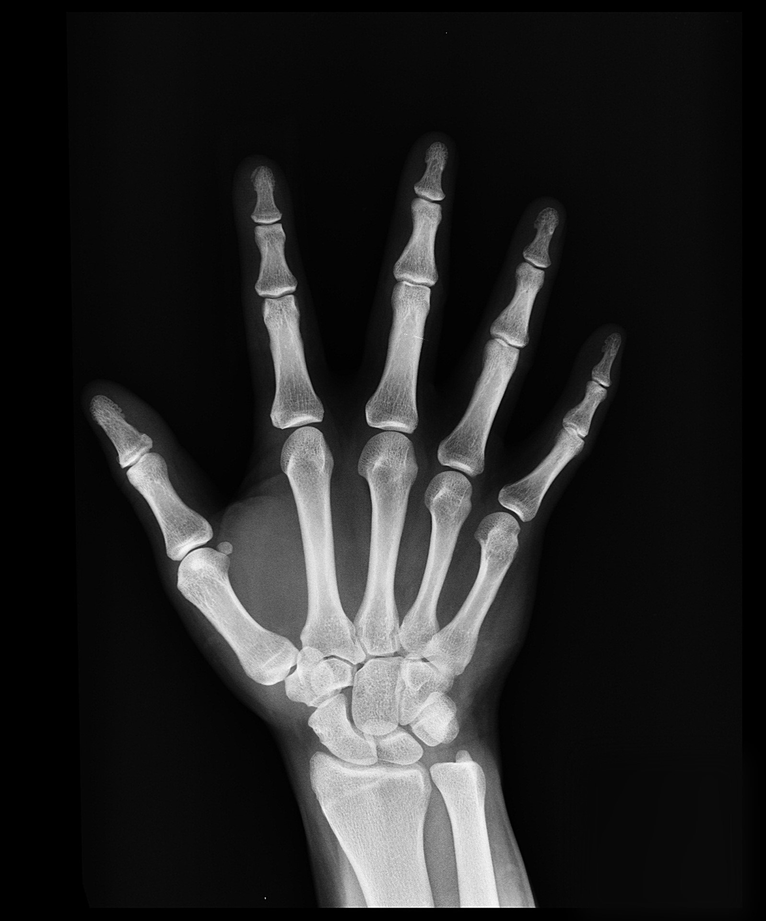
#> input picture practicasExtra/manox2.png, 766 x 921 px, shrunk from 1597 x 1920 before the run
$ jupyter execute normalizacion.ipynb
#> lines starting #> are read from the running program, lines starting #| are printed output that depends on the picture; after the words box and inside, x2 and y2 are one past the last pixel; in counts of white or black regions, pixels touching at a corner belong together
[cell 1]
import cv2
import numpy as np #importe de libreria
from matplotlib import pyplot as plt #pa plotear
from skimage.morphology import (closing,area_closing,area_opening)
from PIL import Image

[cell 2]
img=Image.open('manox2.png').convert('L')
img=np.array(img)
plt.imshow(img,cmap='gray')

[cell 3]
umbral,img_bw=cv2.threshold(img,0,255,cv2.THRESH_BINARY+cv2.THRESH_OTSU)
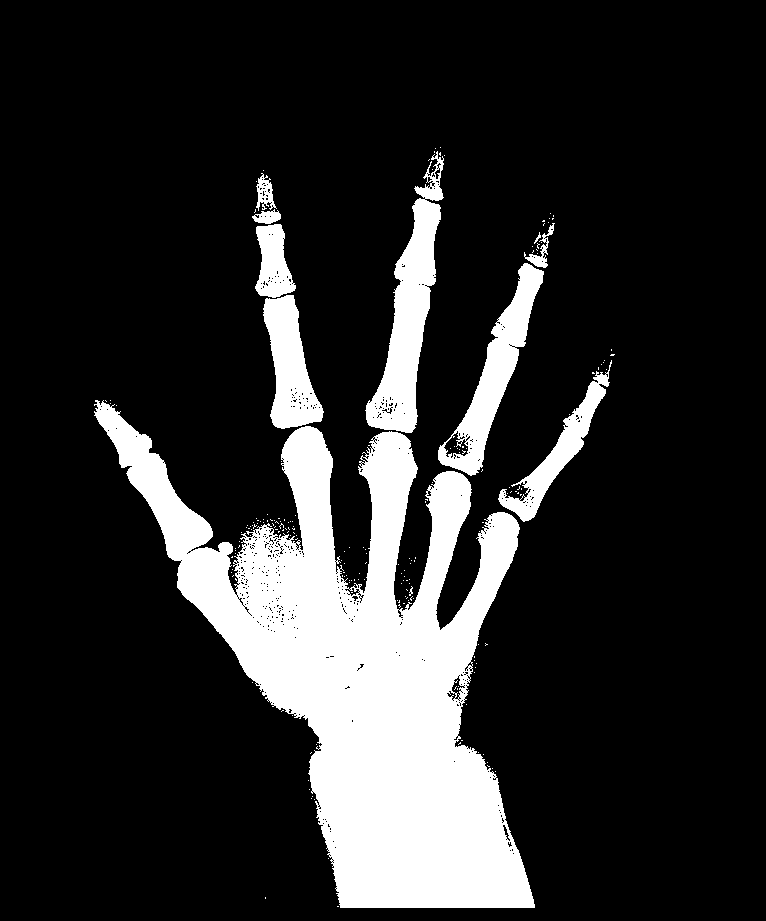
#> img_bw: shape (921, 766); 16.8% white; 200 white regions (190 under 20 px), largest, box (x1, y1, x2, y2) and area: (94, 400, 535, 908) 92554, (365, 151, 444, 433) 8423, (438, 263, 544, 476) 6043
#> umbral = 87
print("umbral otsu=",umbral)
#| umbral otsu= 87.0
plt.imshow(img_bw,cmap='gray')

[cell 4]
img_seg=cv2.bitwise_and(img,img_bw)
plt.figure()
plt.imshow(img_seg,cmap='gray')

[cell 5]
ret2,th2 = cv2.threshold(img_seg,120,255,cv2.THRESH_BINARY)
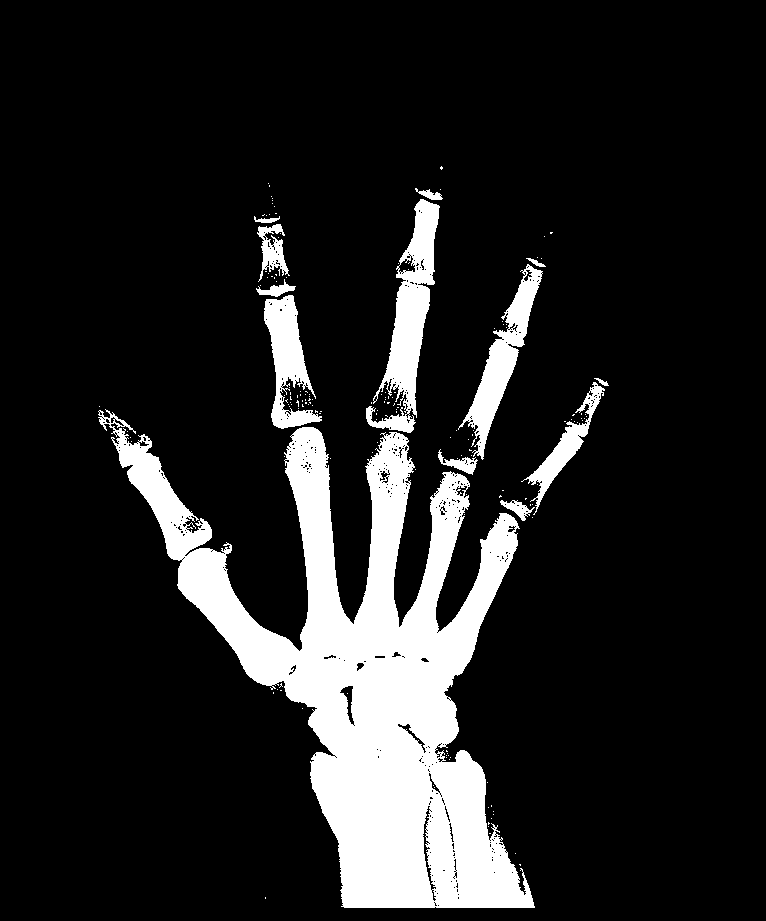
#> th2: shape (921, 766); 13.5% white; 163 white regions (150 under 20 px), largest, box (x1, y1, x2, y2) and area: (98, 409, 535, 908) 76897, (366, 199, 440, 433) 6260, (458, 264, 543, 460) 4198
plt.imshow(th2,cmap='gray')

[cell 6]
img_seg=cv2.bitwise_and( img,th2)
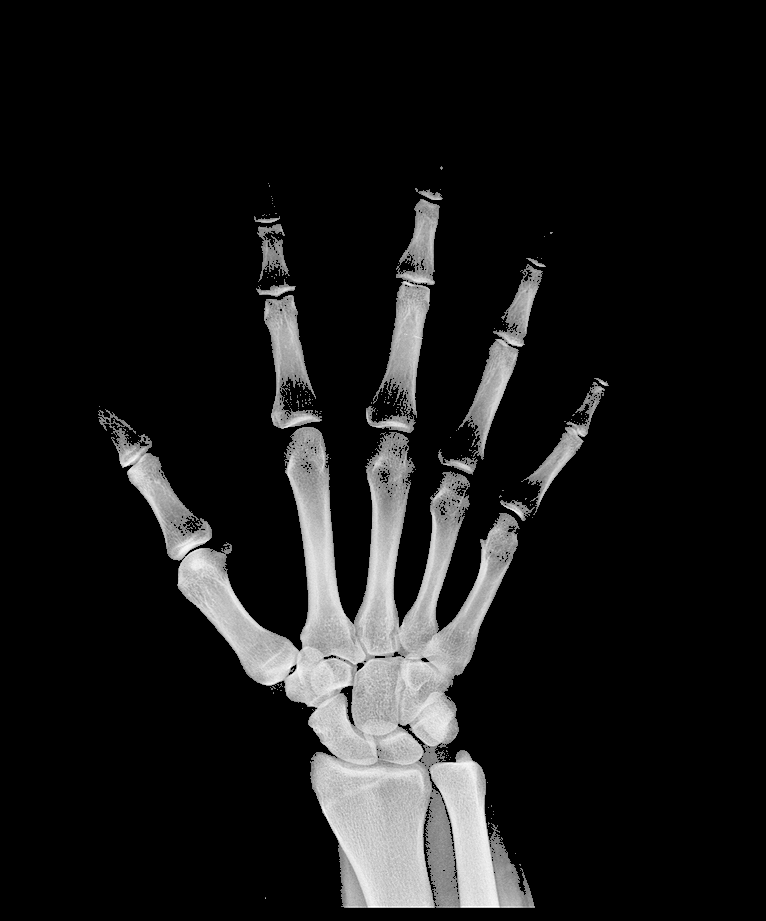
#> img_seg: shape (921, 766); min 0, max 255, mean 24.3
plt.imshow(img_seg,cmap='gray')

[cell 7]
img_norm=(img_seg-np.min(img_seg))/(np.max(img_seg)-np.min(img_seg))
print(img_norm)
#> (printed output is left out)

[cell 8]
[x,y]=img_norm.shape
#> x = 921; y = 766
mask2=np.copy(img)

for i in range(x):
    for j in range(y):
        if img_norm[i,j]>0.35:
            mask2[i,j]=255
        else:
            mask2[i,j]=0

plt.imshow(mask2,cmap='gray')

[cell 9]
img_mask2=cv2.bitwise_and( img,mask2)
plt.imshow(img_mask2,cmap='gray')

[cell 10]
it=4
kernel = np.array(
        [[0, 0, 0, 0, 0,0,0],
       [0, 0, 1, 1,1,0, 0],
       [0, 1, 1, 1,1,1, 0],
       [0, 1, 1,0,1, 1, 0],
       [0, 1, 1, 1,1,1, 0],
       [0, 0, 1,1,1, 0, 0],
       [0, 0, 0,0,0, 0, 0]], np.uint8)

plt.imshow(kernel,cmap='gray')
img2=cv2.dilate(mask2,kernel,iterations=it)
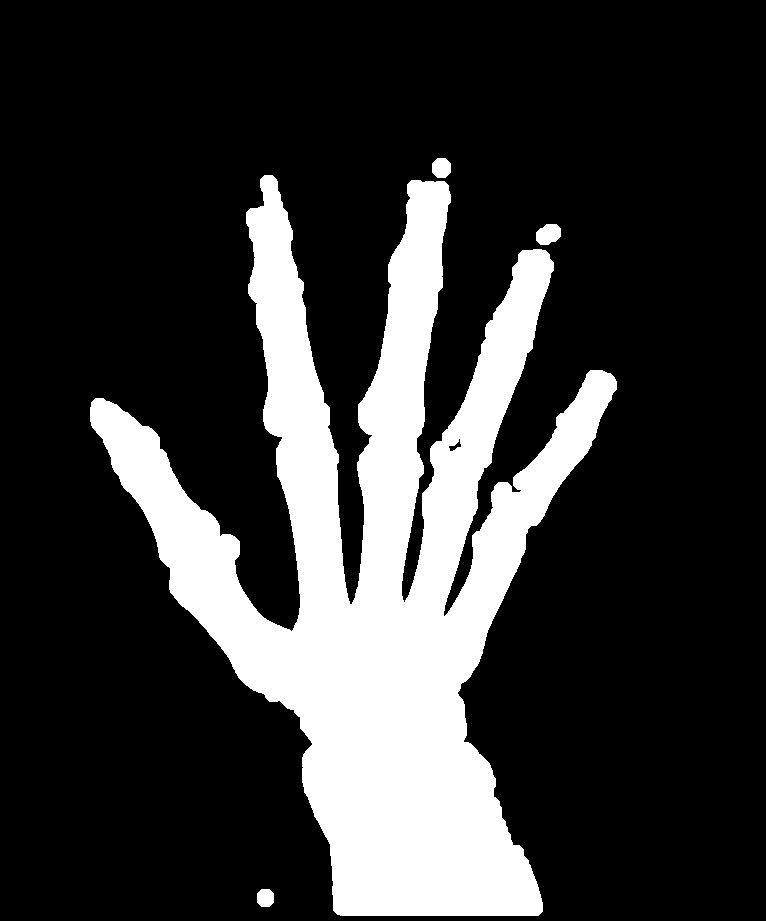
#> img2: shape (921, 766); 20.9% white; 4 white regions, box (x1, y1, x2, y2) and area: (90, 175, 617, 916) 146771, (536, 224, 561, 245) 413, (432, 158, 451, 178) 320, (257, 889, 274, 907) 266

plt.figure()
plt.imshow(img2)
img2=(img2).astype(np.uint8)
img_seg2=cv2.bitwise_and(img,img2)
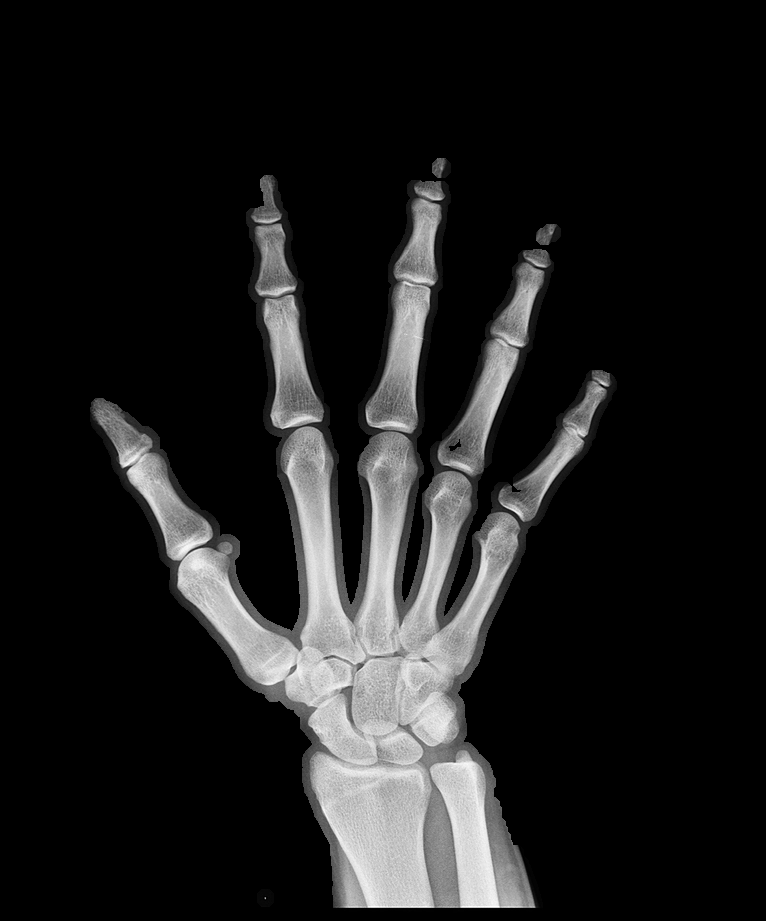
#> img_seg2: shape (921, 766); min 0, max 255, mean 29
plt.figure()
plt.imshow(img_seg2,cmap='gray')
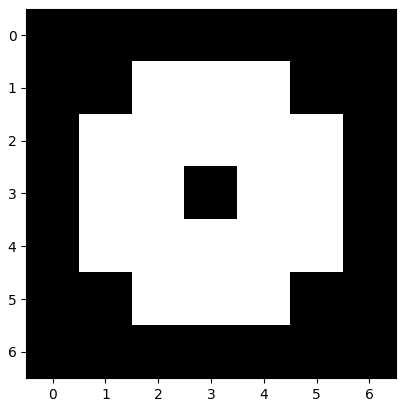
#> figure drawn by matplotlib, 1 panel

[cell 11]
k=25
kernel=np.ones((k,k),np.uint8)
it=5
closed=cv2.morphologyEx(img2,cv2.MORPH_CLOSE,kernel)
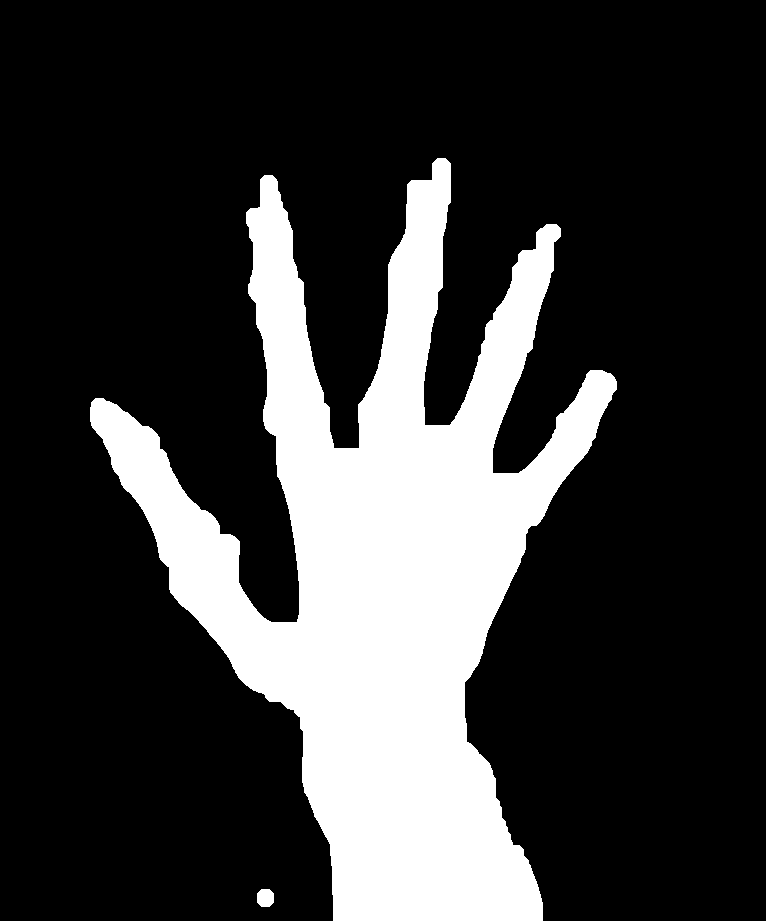
#> closed: shape (921, 766); 22.3% white; 2 white regions, box (x1, y1, x2, y2) and area: (90, 158, 617, 921) 156745, (257, 889, 274, 907) 266
plt.imshow(closed)

img_seg2=cv2.bitwise_and(img,closed)
plt.figure()
plt.imshow(img_seg2,cmap='gray')

$ run again, with practicasExtra/animales.png copied over practicasExtra/manox2.png
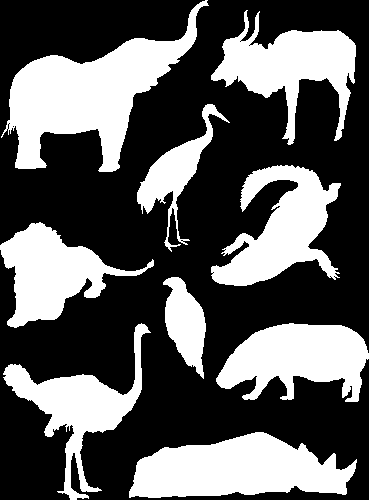
#> input picture practicasExtra/animales.png, 369 x 500 px
#> img is the input picture: PIL image 369x500 L; 35.9% white; 9 white regions, largest, box (x1, y1, x2, y2) and area: (1, 0, 209, 172) 13146, (129, 432, 357, 498) 10201, (211, 165, 341, 286) 7951
#> umbral = 0
#| umbral otsu= 0.0
#> (printed output is left out)
#> `img2=cv2.dilate(mask2,kernel,iterations=it)`:
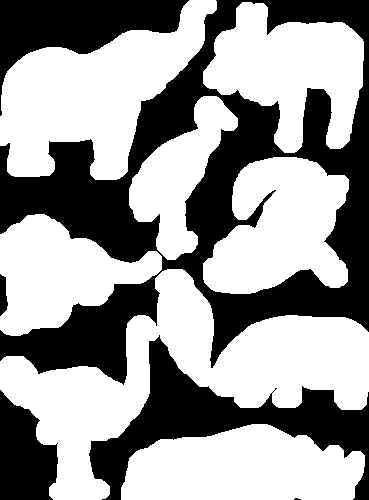
#> img2: shape (500, 369); 60% white; 6 black regions (1 under 20 px), largest, box (x1, y1, x2, y2) and area: (0, 0, 369, 385) 47611, (89, 335, 369, 500) 13167, (0, 0, 189, 116) 8280, (0, 390, 58, 500) 4522, (0, 274, 8, 316) 244
#> `closed=cv2.morphologyEx(img2,cv2.MORPH_CLOSE,kernel)`:
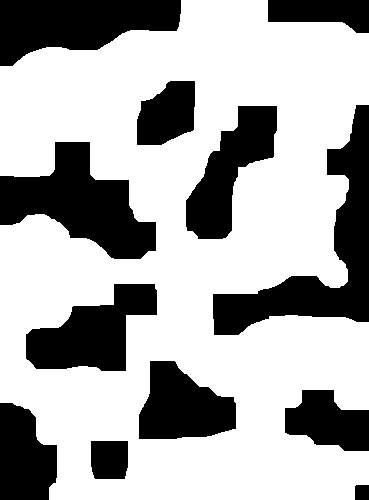
#> closed: shape (500, 369); 67.4% white; 12 black regions, largest, box (x1, y1, x2, y2) and area: (213, 105, 369, 335) 10422, (0, 142, 156, 259) 9367, (0, 0, 181, 66) 7978

$ run again, with practicasExtra/avion.png copied over practicasExtra/manox2.png
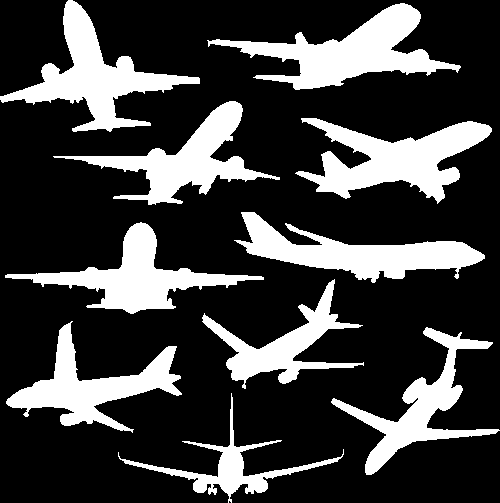
#> input picture practicasExtra/avion.png, 500 x 503 px
#> img is the input picture: PIL image 500x503 L; 24.6% white; 10 white regions, largest, box (x1, y1, x2, y2) and area: (207, 3, 461, 90) 7814, (295, 118, 492, 204) 7650, (0, 0, 200, 132) 7419
#> umbral = 0
#| umbral otsu= 0.0
#> (printed output is left out)
#> `img2=cv2.dilate(mask2,kernel,iterations=it)`:
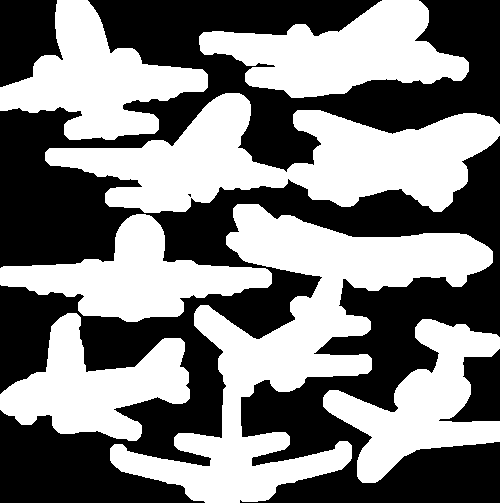
#> img2: shape (503, 500); 49.8% white; 7 white regions, largest, box (x1, y1, x2, y2) and area: (110, 204, 493, 503) 33590, (45, 93, 500, 213) 26764, (199, 0, 469, 98) 14421
#> `closed=cv2.morphologyEx(img2,cv2.MORPH_CLOSE,kernel)`:
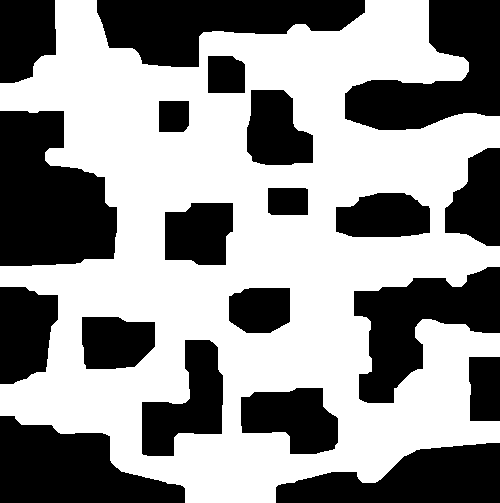
#> closed: shape (503, 500); 56.9% white; 20 black regions, largest, box (x1, y1, x2, y2) and area: (0, 111, 117, 266) 13796, (345, 0, 500, 130) 10932, (97, 0, 365, 67) 10680

$ run again, with practicasExtra/frutas.png copied over practicasExtra/manox2.png
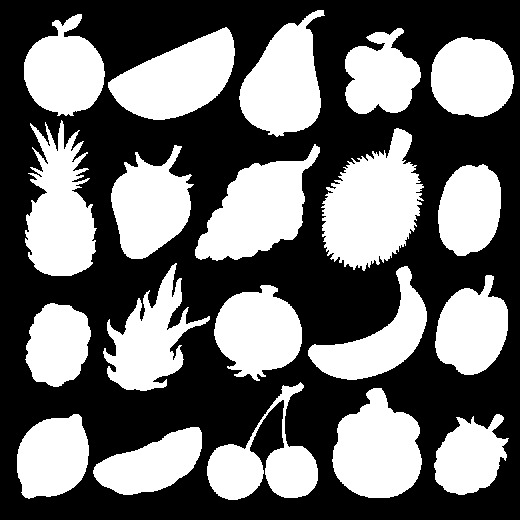
#> input picture practicasExtra/frutas.png, 520 x 520 px
#> img is the input picture: PIL image 520x520 L; 42.7% white; 20 white regions, largest, box (x1, y1, x2, y2) and area: (321, 128, 424, 271) 9210, (195, 144, 320, 261) 7656, (25, 120, 97, 276) 7299
#> umbral = 0
#| umbral otsu= 0.0
#> (printed output is left out)
#> img2: shape (520, 520); 66.4% white; 4 black regions (1 under 20 px), largest, box (x1, y1, x2, y2) and area: (0, 0, 520, 520) 88048, (281, 363, 359, 456) 2652, (260, 422, 274, 449) 170
#> `closed=cv2.morphologyEx(img2,cv2.MORPH_CLOSE,kernel)`:
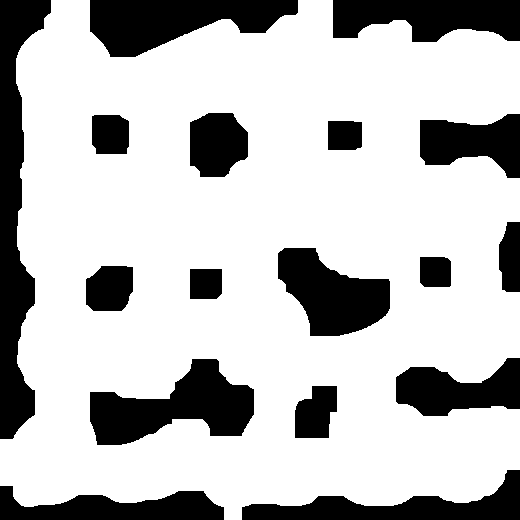
#> closed: shape (520, 520); 74.2% white; 17 black regions, largest, box (x1, y1, x2, y2) and area: (0, 0, 51, 439) 10895, (90, 359, 254, 445) 7712, (90, 0, 298, 57) 7381
